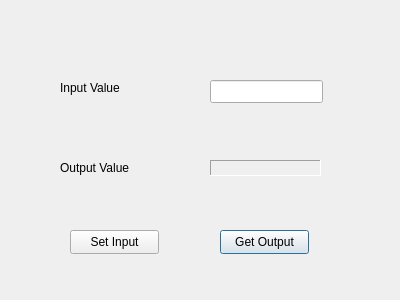
<?xml version="1.0" encoding="UTF-8"?>
<ui version="4.0">
 <class>IOset</class>
 <widget class="QDialog" name="IOset">
  <property name="geometry">
   <rect>
    <x>0</x>
    <y>0</y>
    <width>400</width>
    <height>300</height>
   </rect>
  </property>
  <property name="windowTitle">
   <string>Dialog</string>
  </property>
  <widget class="QLabel" name="label">
   <property name="geometry">
    <rect>
     <x>60</x>
     <y>80</y>
     <width>121</width>
     <height>16</height>
    </rect>
   </property>
   <property name="text">
    <string>Input Value</string>
   </property>
  </widget>
  <widget class="QLabel" name="label_2">
   <property name="geometry">
    <rect>
     <x>60</x>
     <y>160</y>
     <width>101</width>
     <height>16</height>
    </rect>
   </property>
   <property name="text">
    <string>Output Value</string>
   </property>
  </widget>
  <widget class="QLabel" name="outputValue">
   <property name="geometry">
    <rect>
     <x>210</x>
     <y>160</y>
     <width>111</width>
     <height>16</height>
    </rect>
   </property>
   <property name="frameShape">
    <enum>QFrame::Panel</enum>
   </property>
   <property name="frameShadow">
    <enum>QFrame::Sunken</enum>
   </property>
   <property name="text">
    <string/>
   </property>
  </widget>
  <widget class="QPushButton" name="GetOutput">
   <property name="geometry">
    <rect>
     <x>220</x>
     <y>230</y>
     <width>89</width>
     <height>24</height>
    </rect>
   </property>
   <property name="text">
    <string>Get Output</string>
   </property>
  </widget>
  <widget class="QLineEdit" name="inputValue">
   <property name="geometry">
    <rect>
     <x>210</x>
     <y>80</y>
     <width>113</width>
     <height>23</height>
    </rect>
   </property>
  </widget>
  <widget class="QPushButton" name="SetInput">
   <property name="geometry">
    <rect>
     <x>70</x>
     <y>230</y>
     <width>89</width>
     <height>24</height>
    </rect>
   </property>
   <property name="text">
    <string>Set Input</string>
   </property>
  </widget>
 </widget>
 <resources/>
 <connections/>
</ui>
